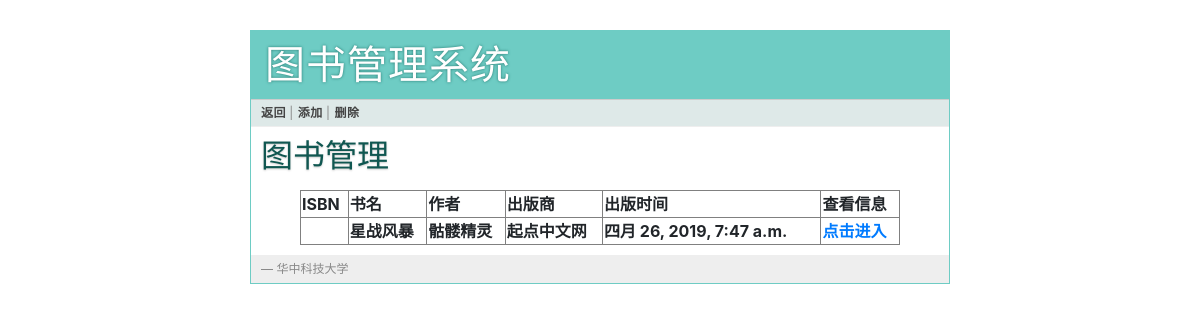
The app's page /lib/book/ with its own data.
### library/models.py (models this page shows, shortened)
class Book(models.Model):
    name = models.CharField(max_length=255)
    author = models.CharField(max_length=255)
    publish_com = models.CharField(max_length=255)
    publish_time = models.DateTimeField(auto_now_add=True)

### library/views.py (the view)
def books(request):
    book = Book.objects.all()
    return render(request, 'library/books.html', {'books': book})

### templates/library/books.html (shortened to what this page needs)
{% extends 'layout.html' %}
{% block link%}
	<a href="#"> 返回 </a> |
	<a href="#"> 添加 </a> |
	<a href="#"> 删除 </a>
{%  endblock%}
{% block body%}
	<h2> 图书管理 </h2>
	<table width="600" border="1", align="center">
	  <tr>
	    <th align="center"> ISBN </th>
	    <th align="center"> 书名 </th>
	    <th align="center"> 作者</th>
	    <th align="centet"> 出版商 </th>
	    <th align="center"> 出版时间 </th>
	    <th align="center"> 查看信息 </th>
	  </tr>
	  {% for book in books %}
	  <tr>
	    <th align="center"> {{book.book_id}}</th>
	    <th align="center"> {{book.name}} </th>
	    <th align="center"> {{book.author}}</th>
	    <th align="centet"> {{book.publish_com}} </th>
	    <th align="center"> {{book.publish_time}}</th>
	    <th align="center"> <a href="{% url 'lib:book' book.id %}"> 点击进入 </a> </th>
	  </tr>
	  {% endfor %}
	</table>
{% endblock%}

### static/css/style.css (style rules this page uses)
a { color: #26776F; }
div.page div.navigation a { color: #444; font-weight: bold; }
div.page h2 { margin: 0 0 15px 0; color: #105751; text-shadow: 0 1px 2px #ccc; }

### records on screen
Book: name "星战风暴", author "骷髅精灵", publish_com "起点中文网", publish_time "四月 26, 2019, 7:47 a.m."
